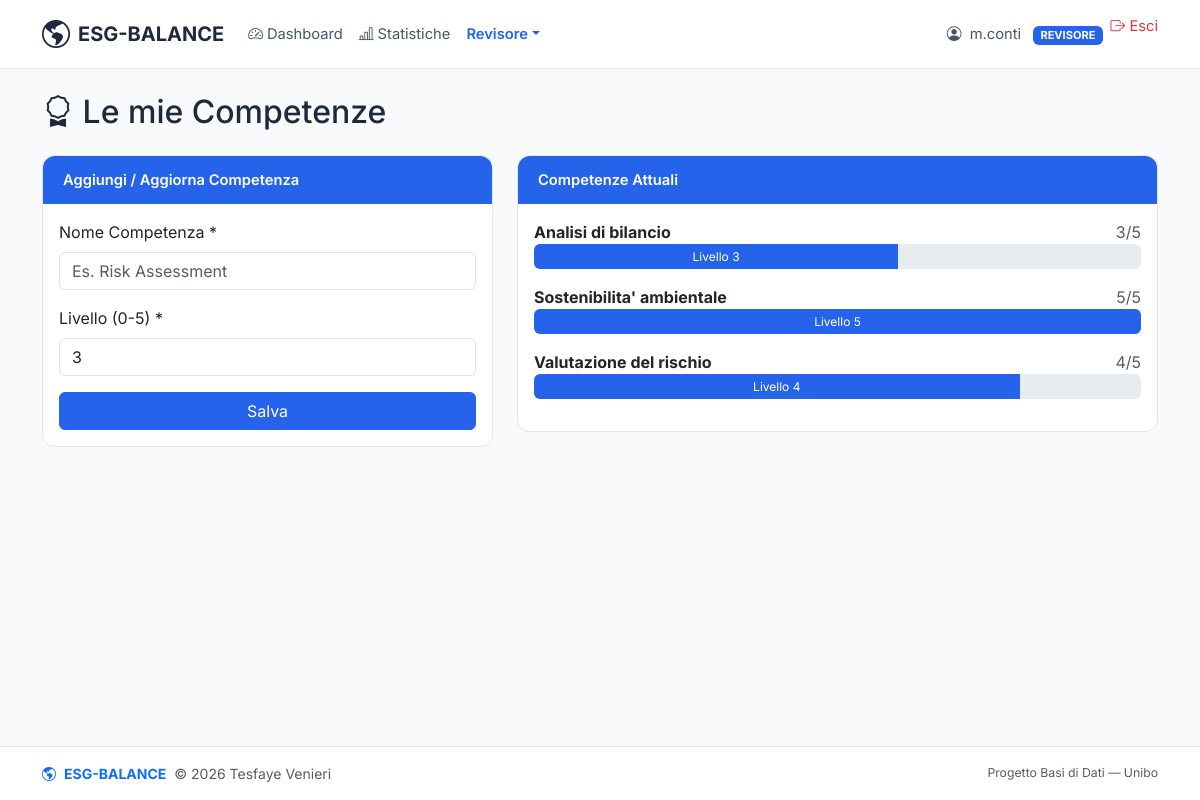
The app's page /pages/revisore/competenze.php (signed in) with its own data.
### tables this page shows
CREATE TABLE competenze_revisore (
    username            VARCHAR(50)     NOT NULL,
    nome_competenza     VARCHAR(100)    NOT NULL,
    livello             TINYINT         NOT NULL,
    PRIMARY KEY (username, nome_competenza),
    FOREIGN KEY (username) REFERENCES revisori(username) ON DELETE CASCADE,
    CONSTRAINT chk_livello CHECK (livello BETWEEN 0 AND 5)
);

### includes/db.php (called while the page is built, shortened)
<?php
function query(string $sql, array $params = []): array
{
    $pdo = getDBConnection();
    $stmt = $pdo->prepare($sql);
    $stmt->execute($params);
    return $stmt->fetchAll();
}

### pages/revisore/competenze.php (the view, shortened to what this page needs)
<?php
require_once __DIR__ . '/../../includes/db.php';
$username = currentUser();
$competenze = query(
    "SELECT nome_competenza, livello FROM competenze_revisore WHERE username = ? ORDER BY nome_competenza",
    [$username]
);
require_once __DIR__ . '/../../includes/header.php';
?>
<h2 class="mb-4"><i class="bi bi-award"></i> Le mie Competenze</h2>
<div class="row g-4">
    <div class="col-md-5">
        <div class="card">
            <div class="card-header bg-accent text-white">Aggiungi / Aggiorna Competenza</div>
            <div class="card-body">
                <form method="POST">
                    <div class="mb-3">
                        <label for="nome_competenza" class="form-label">Nome Competenza *</label>
                        <input type="text" class="form-control" id="nome_competenza" name="nome_competenza"
                            required placeholder="Es. Risk Assessment">
                    </div>
                    <div class="mb-3">
                        <label for="livello" class="form-label">Livello (0-5) *</label>
                        <input type="number" class="form-control" id="livello" name="livello"
                            min="0" max="5" value="3" required>
                    </div>
                    <button type="submit" class="btn btn-accent w-100">Salva</button>
                </form>
            </div>
        </div>
    </div>
    <div class="col-md-7">
        <div class="card">
            <div class="card-header bg-accent text-white">Competenze Attuali</div>
            <div class="card-body">
                <?php if (empty($competenze)): ?>
                    <p class="text-muted">Nessuna competenza inserita.</p>
                <?php else: ?>
                    <?php foreach ($competenze as $c): ?>
                        <div class="mb-3">
                            <div class="d-flex justify-content-between">
                                <strong><?php echo htmlspecialchars($c['nome_competenza']); ?></strong>
                                <span class="text-muted"><?php echo $c['livello']; ?>/5</span>
                            </div>
                            <div class="progress" style="height: 25px;">
                                <div class="progress-bar bg-accent" style="width: <?php echo ($c['livello'] / 5) * 100; ?>%">
                                    Livello <?php echo $c['livello']; ?>
                                </div>
                            </div>
                        </div>
                    <?php endforeach; ?>
                <?php endif; ?>
            </div>
        </div>
    </div>
</div>
<?php require_once __DIR__ . '/../../includes/footer.php'; ?>

### assets/css/style.css (style rules this page uses)
body { font-family: 'Inter', sans-serif; min-height: 100vh; display: flex; flex-direction: column; background-color: #f8fafc; color: #1e293b; }
.bg-accent { background-color: #2563eb !important; }
.btn-accent { background-color: #2563eb; color: #fff; border: 1px solid #2563eb; }
.card { border: 1px solid #e2e8f0; border-radius: 0.75rem; margin-bottom: 1.5rem; }
.card-header { border-radius: 0.75rem 0.75rem 0 0 !important; font-weight: 600; font-size: 0.92rem; padding: 0.8rem 1.25rem; border-bottom: 1px solid #e2e8f0; background-color: #f8fafc; }
.card-header.bg-accent { background-color: #2563eb !important; color: #fff; border-bottom: none; }

### records on screen
competenze_revisore: nome_competenza "Analisi di bilancio", livello "3"
competenze_revisore: nome_competenza "Sostenibilita' ambientale", livello "5"
competenze_revisore: nome_competenza "Valutazione del rischio", livello "4"

### other values on screen
$current_user "m.conti"
$current_role "REVISORE"
